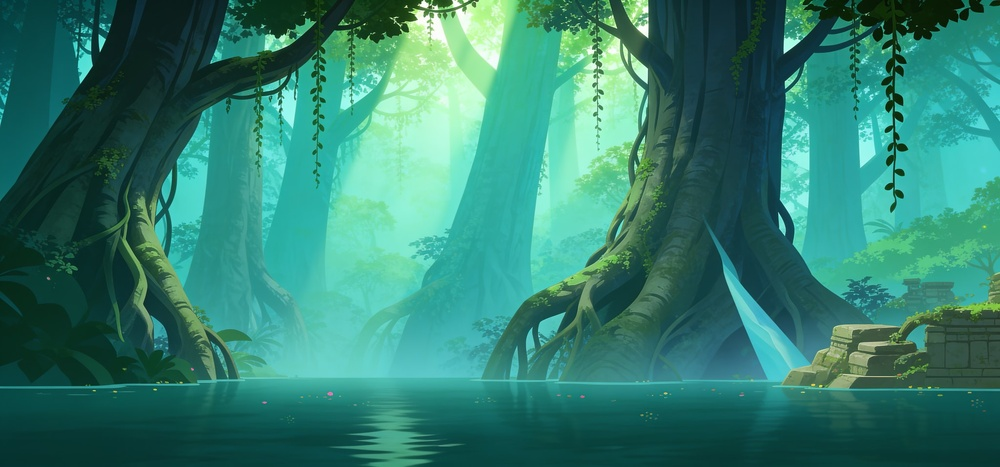
#> input picture art/maps/bg/bg_canopyruins.jpg, 1000 x 467 px, shrunk from 2048 x 956 before the run
$ python -i spritelib.py   (imports and definitions only)
#> lines starting #> are read from the running program, lines starting #| are printed output that depends on the picture; after the words box and inside, x2 and y2 are one past the last pixel; in counts of white or black regions, pixels touching at a corner belong together
#> further down, picture is the input picture: shape (467, 1000, 3); mean B, G, R 112.2, 127.7, 50.2
"""Shared helpers for the art intake tools: backdrop keying and frame trimming."""
import cv2, numpy as np


def to_bgra(img):
    if img.ndim == 2: img = cv2.cvtColor(img, cv2.COLOR_GRAY2BGRA)
    if img.shape[2] == 3: img = cv2.cvtColor(img, cv2.COLOR_BGR2BGRA)
    return img


def key_backdrop(img, tol=18, despill=True):
    """Remove a flat backdrop by flood-filling inward from the border, so light
    highlights inside the artwork survive. Images that already carry alpha are
    returned untouched."""
    img = to_bgra(img)
    h, w = img.shape[:2]
#> h = 467; w = 1000
    bgr, alpha = img[:, :, :3], img[:, :, 3]
#> alpha: shape (467, 1000); every value is 255
    if alpha.min() <= 250: return img
    corners = np.array([bgr[0, 0], bgr[0, w - 1], bgr[h - 1, 0], bgr[h - 1, w - 1]], dtype=np.int16)
#> corners = [[65, 58, 9], [22, 44, 25], [48, 51, 6], [51, 54, 9]]
    backdrop = np.median(corners, axis=0).astype(np.uint8)
#> backdrop = [49, 52, 9]
    mask = np.zeros((h + 2, w + 2), np.uint8)
    work = bgr.copy()
    lo = up = (tol,) * 3
    for sx, sy in [(0, 0), (w - 1, 0), (0, h - 1), (w - 1, h - 1), (w // 2, 0), (w // 2, h - 1), (0, h // 2), (w - 1, h // 2)]:
        if np.abs(work[sy, sx].astype(np.int16) - backdrop.astype(np.int16)).max() <= tol:
            cv2.floodFill(work, mask, (sx, sy), (0, 0, 0), lo, up, 4 | cv2.FLOODFILL_MASK_ONLY | cv2.FLOODFILL_FIXED_RANGE | (255 << 8))
    outside = mask[1:-1, 1:-1] > 0
    a = np.where(outside, 0, 255).astype(np.uint8)
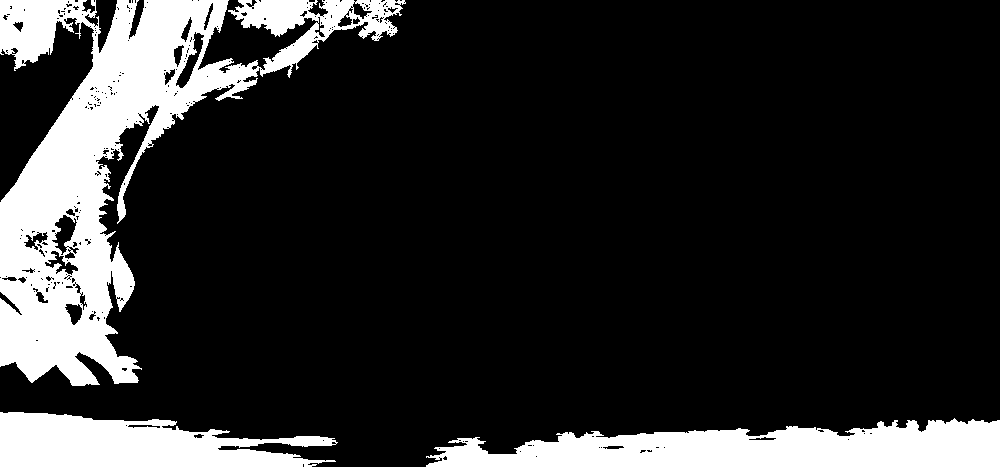
#> outside: shape (467, 1000) bool; 17.3% white; 3 white regions, box (x1, y1, x2, y2) and area: (0, 0, 406, 386) 49023, (426, 418, 1000, 467) 19153, (0, 412, 338, 467) 12540
    a = cv2.GaussianBlur(a, (3, 3), 0)
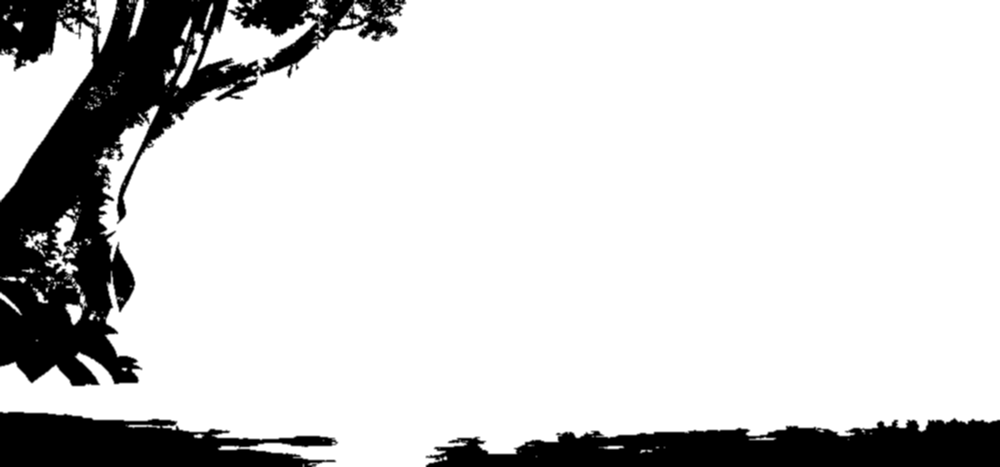
#> a: shape (467, 1000); min 0, max 255, mean 210.9
    a = np.where(a > 200, 255, np.where(a < 60, 0, a)).astype(np.uint8)
    out = np.dstack([bgr, a])
    if despill: out = despill_green(out, backdrop)
    return out


def despill_green(img, backdrop):
    """Glows and soft edges that blended into a green backdrop keep a green cast
    after keying. Where a kept pixel leans toward the backdrop hue, pull its green
    down to the other channels and fade its alpha by how backdrop-like it is."""
    b, g, r, a = [img[:, :, i].astype(np.float32) for i in range(4)]
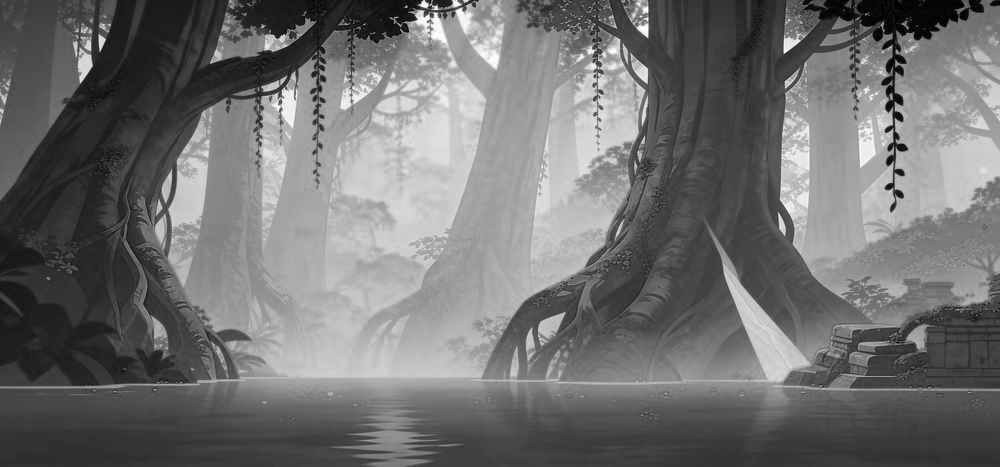
#> b: shape (467, 1000) float32; min 0, max 255, mean 112.2
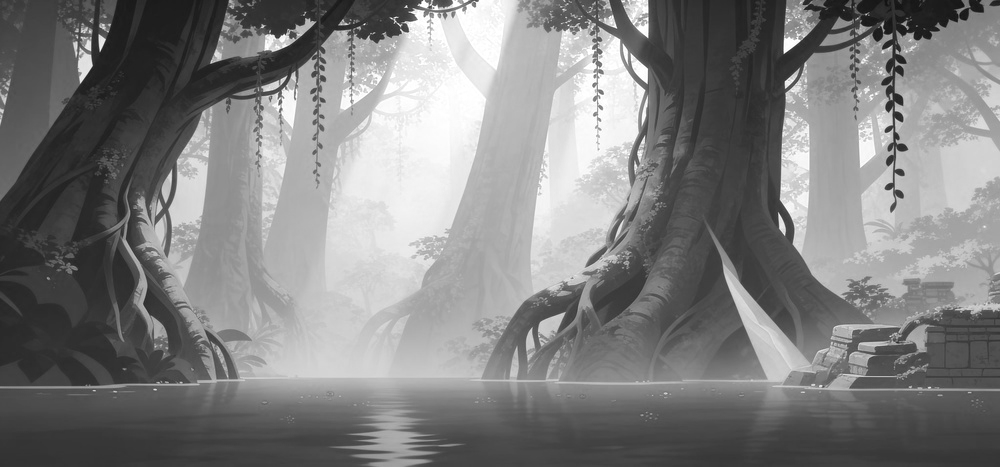
#> g: shape (467, 1000) float32; min 17, max 255, mean 127.7
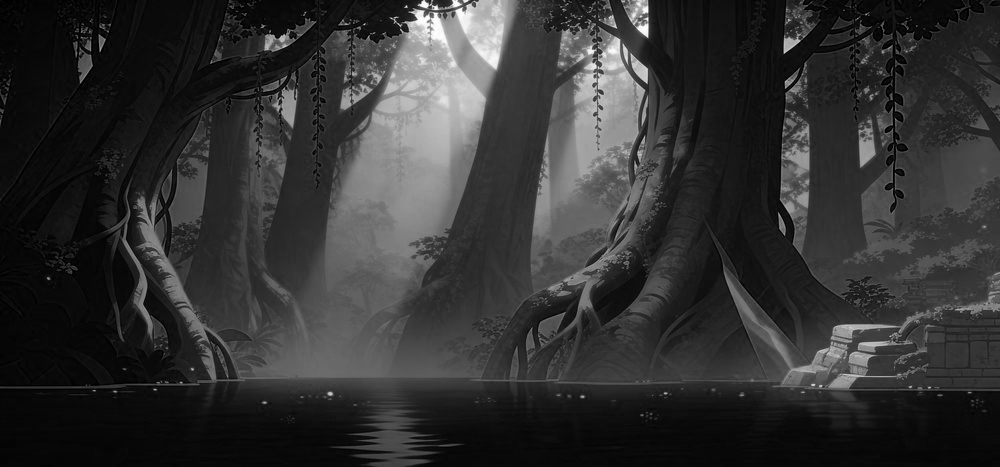
#> r: shape (467, 1000) float32; min 0, max 255, mean 50.2
    bb, bg, br = [float(v) for v in backdrop]
#> bb = 49; bg = 52; br = 9
    if not (bg > br + 40 and bg > bb + 40): return img   # only a green backdrop spills green
    excess = g - np.maximum(r, b)                        # how much greener than any other channel
    back_excess = max(1.0, bg - max(br, bb))
    k = np.clip((excess - 12) / (back_excess - 12), 0, 1) # 0 = clean pixel, 1 = pure backdrop colour
    inside = a > 0
    g2 = np.where(inside & (excess > 12), np.maximum(r, b) + np.minimum(excess, 12), g)
    a2 = np.where(inside, a * (1 - np.clip(k * 1.7, 0, 1)), a)   # steep: a pixel that is half backdrop is mostly gone
    out = img.copy()
    out[:, :, 1] = np.clip(g2, 0, 255).astype(np.uint8)
    out[:, :, 3] = np.clip(a2, 0, 255).astype(np.uint8)
    return out


def alpha_bbox(img, thresh=8):
    ys, xs = np.where(img[:, :, 3] > thresh)
    if len(xs) == 0: return None
    return int(xs.min()), int(ys.min()), int(xs.max()) + 1, int(ys.max()) + 1


def split_grid(img, cols, rows):
    """Cut a cols x rows contact sheet into frames, row-major, dropping empty trailing cells.
    A sheet without alpha is keyed first so empty cells can be told from painted ones."""
    img = key_backdrop(img)
    h, w = img.shape[:2]
    fw, fh = w // cols, h // rows
    frames = []
    for r in range(rows):
        for c in range(cols):
            frames.append(img[r * fh:(r + 1) * fh, c * fw:(c + 1) * fw])
    while frames and alpha_bbox(frames[-1]) is None: frames.pop()
    return frames

>>> import cv2
>>> picture = cv2.imread('../art/maps/bg/bg_canopyruins.jpg')
>>> result = key_backdrop(picture)

$ run again, on art/maps/bg/bg_emberpit.jpg
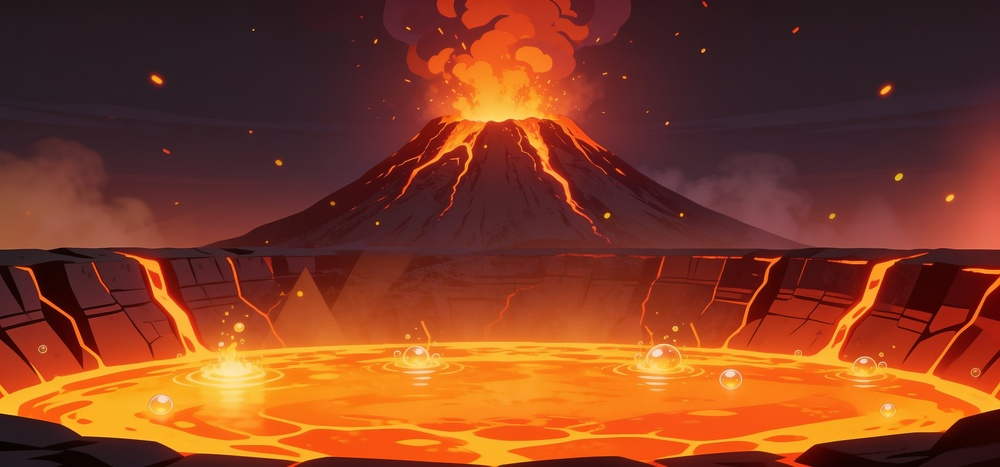
#> input picture art/maps/bg/bg_emberpit.jpg, 1000 x 467 px, shrunk from 2048 x 956 before the run
#> picture is the input picture: shape (467, 1000, 3); mean B, G, R 34.8, 62.1, 131.8
#> alpha: shape (467, 1000); every value is 255
#> corners = [[28, 23, 32], [31, 24, 39], [32, 25, 32], [3, 4, 25]]
#> backdrop = [29, 23, 32]
#> in key_backdrop, `a = np.where(outside, 0, 255).astype(np.uint8)`:
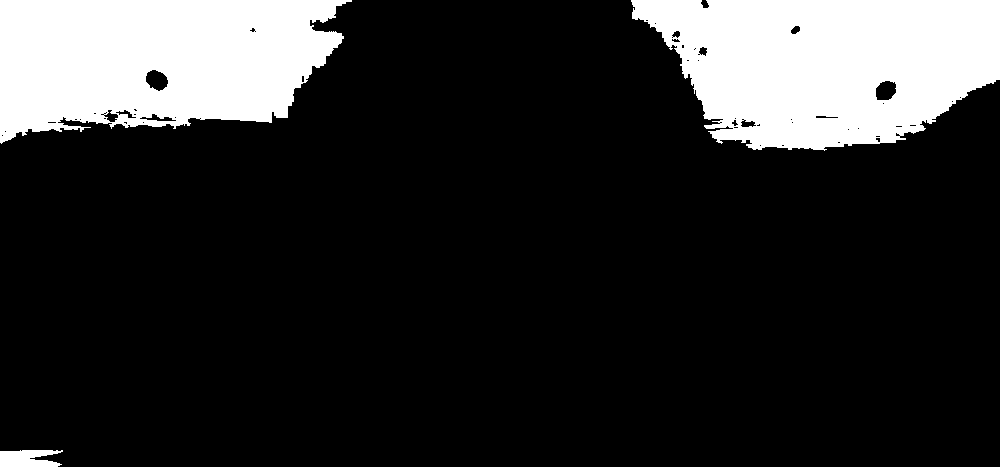
#> outside: shape (467, 1000) bool; 17.5% white; 3 white regions, box (x1, y1, x2, y2) and area: (631, 0, 1000, 151) 41968, (0, 0, 352, 144) 38851, (0, 450, 63, 467) 857
#> in despill_green, `b, g, r, a = [img[:, :, i].astype(np.float32) for i in range(4)]`:
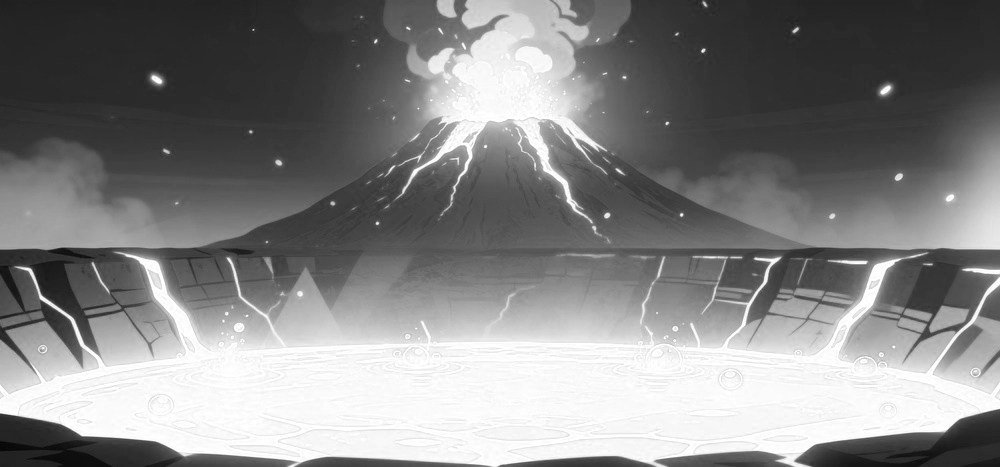
#> r: shape (467, 1000) float32; min 5, max 255, mean 131.8
#> bb = 29; bg = 23; br = 32

$ run again, on art/maps/bg/bg_frozenkeel.jpg
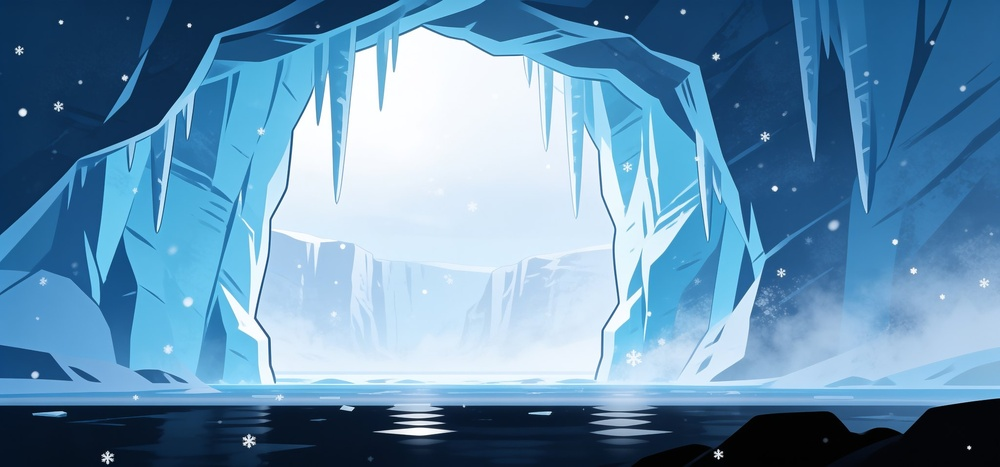
#> input picture art/maps/bg/bg_frozenkeel.jpg, 1000 x 467 px, shrunk from 2048 x 956 before the run
#> picture is the input picture: shape (467, 1000, 3); mean B, G, R 176.6, 144.4, 100.9
#> alpha: shape (467, 1000); every value is 255
#> corners = [[86, 47, 8], [142, 90, 30], [34, 17, 4], [10, 6, 5]]
#> backdrop = [60, 32, 6]
#> in key_backdrop, `a = np.where(outside, 0, 255).astype(np.uint8)`:
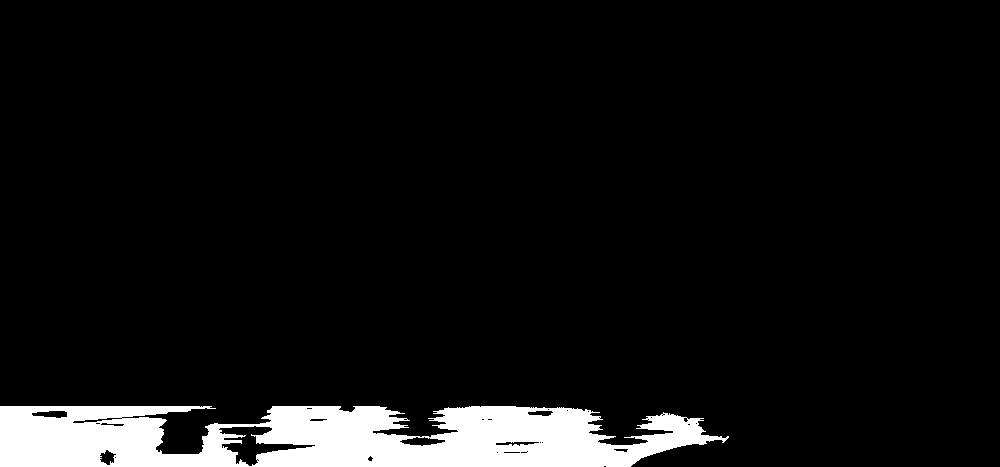
#> outside: shape (467, 1000) bool; 6.9% white; 1 white region, box (x1, y1, x2, y2) and area: (0, 406, 729, 467) 32408
#> in despill_green, `b, g, r, a = [img[:, :, i].astype(np.float32) for i in range(4)]`:
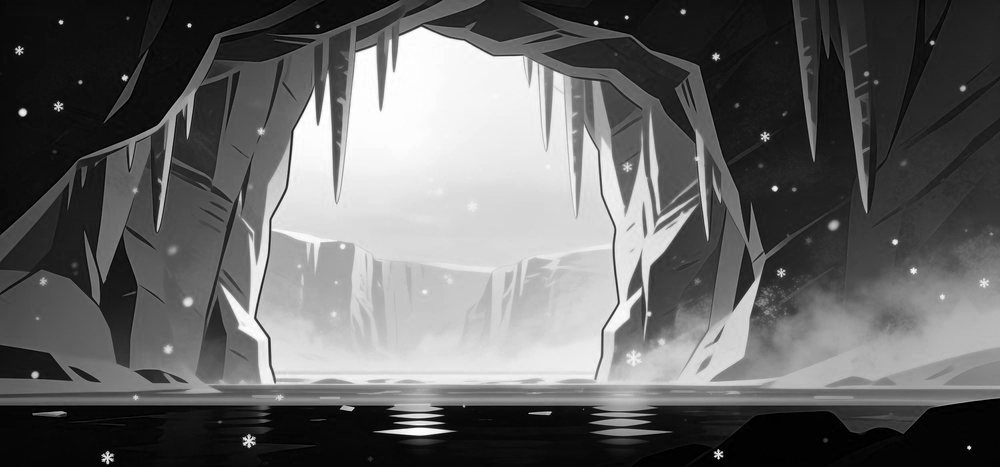
#> r: shape (467, 1000) float32; min 0, max 255, mean 100.9
#> bb = 60; bg = 32; br = 6
